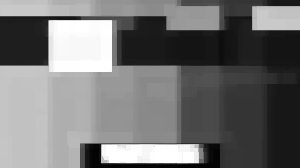
#> input picture miniProjeto2/SAVE/imgDILATADA11.png, 300 x 168 px, given as the content of the folder ../image_origin, which was not available
$ python main2.py
#> lines starting #> are read from the running program, lines starting #| are printed output that depends on the picture; pictures that were not available may be replaced by others from this repository, and a replacement may not be noted
import cv2
import glob
import numpy as np
import sys
import os
from PIL import Image
import time

d = 0
cpt = 0
i = 0
path = r'../SAVE'
#img_dir = "/home/luiz/PycharmProjects/open"

# images = [cv2.imread(file) for file in glob.glob("/home/luiz/PycharmProjects/open/*.png")]
images = [cv2.imread(file) for file in glob.glob('../image_origin/*[.png || .jpg]')]
#> images = 1 item
# aqui colocase o caminho da base de dados salvo na sua maquina

for img in images:
    i = i +1
    gray = cv2.cvtColor(img, cv2.COLOR_BGR2GRAY)
    cv2.imwrite('pic' + str(cpt) + '.png ', gray)

    cpt += 1


    img_erosion = gray.copy()
    img_dilate = gray.copy()
    kernel = np.ones((3, 3), np.uint8)
    #imagem erodida
    erosion = cv2.erode(img_erosion, kernel, iterations=5)
    cv2.imwrite(os.path.join(path, 'imgERODIDA' + str(cpt) + '.png '), erosion)
    #cv2.imshow('Erosion_Image', erosion)

    # Imagem dilatada
    dilation = cv2.dilate(img_dilate, kernel, iterations=5)
    cv2.imwrite(os.path.join(path, 'imgDILATADA' + str(cpt) + '.png '), dilation)
    #cv2.imshow('Erosion_Dilate', dilation)

    # OPERAÇAO P+(F) = DILATE - F
    img_p_DILATE = cv2.subtract(dilation, gray)
    #cv2.imshow('OPERAtionP= DILATE - (f) ', img_p_DILATE)
    #cv2.imwrite('img_p_DILATE' + str(cpt) + '.png ', img_p_DILATE)
    cv2.imwrite(os.path.join(path,'img_p_DILATE' + str(cpt) + '.png '), img_p_DILATE)


    # OPERAÇAO P-(F) = F - EROSION
    img_p_EROSION = cv2.subtract(gray, erosion)
    #cv2.imshow('OPERAtionP= = (f) - EROSION ',  img_p_EROSION)
    cv2.imwrite(os.path.join(path, 'img_p_EROSION' + str(cpt) + '.png '), img_p_EROSION)


    # defining the gradient function
    # over the image and structuring element
    gradient = cv2.morphologyEx(gray, cv2.MORPH_GRADIENT, kernel)
    cv2.imwrite(os.path.join(path, 'img_GRADIENT' + str(cpt) + '.png '), gradient)
    #cv2.imshow('Image_GRADIENT', gradient)
    print("Imagem", +  i)


    cv2.waitKey(0)  # Wait for user interaction
    cv2.destroyAllWindows()
#> this loop made 1 pass
#> (i, cpt, kernel) on pass 1: (1, 1, [[1, 1, 1], [1, 1, 1], [1, 1, 1]])
#| Imagem 1
#> pass 1, `erosion = cv2.erode(img_erosion, kernel, iterations=5)`:
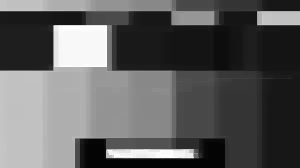
#> erosion: shape (168, 300); min 4, max 255, mean 94.1
#> pass 1, `dilation = cv2.dilate(img_dilate, kernel, iterations=5)`:
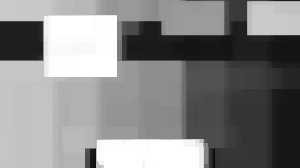
#> dilation: shape (168, 300); min 9, max 255, mean 134.3
#> pass 1, `img_p_DILATE = cv2.subtract(dilation, gray)`:
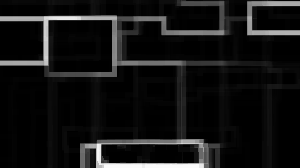
#> img_p_DILATE: shape (168, 300); min 0, max 251, mean 19.3
#> after the loop, cpt = 1; i = 1

$ run again, on miniProjeto2/SAVE/imgERODIDA10.png
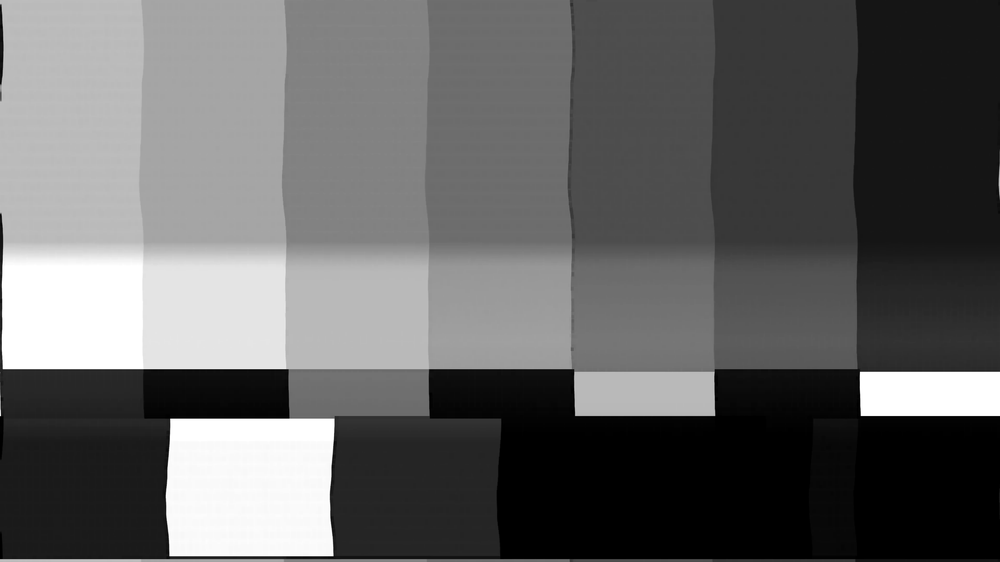
#> input picture miniProjeto2/SAVE/imgERODIDA10.png, 1000 x 562 px, shrunk from 3840 x 2160 before the run, given as the content of the folder ../image_origin, which was not available
#> images = 1 item
#> the loop `for img in images:` made 1 pass
#> (i, cpt, kernel) on pass 1: (1, 1, [[1, 1, 1], [1, 1, 1], [1, 1, 1]])
#> (printed output is left out)
#> pass 1, `dilation = cv2.dilate(img_dilate, kernel, iterations=5)`:
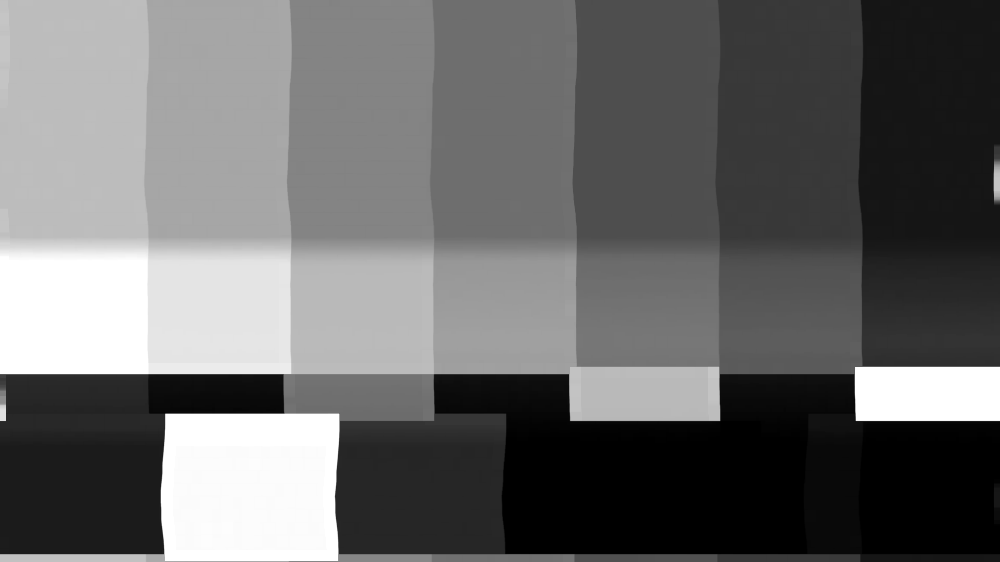
#> dilation: shape (562, 1000); min 0, max 255, mean 106
#> pass 1, `img_p_DILATE = cv2.subtract(dilation, gray)`:
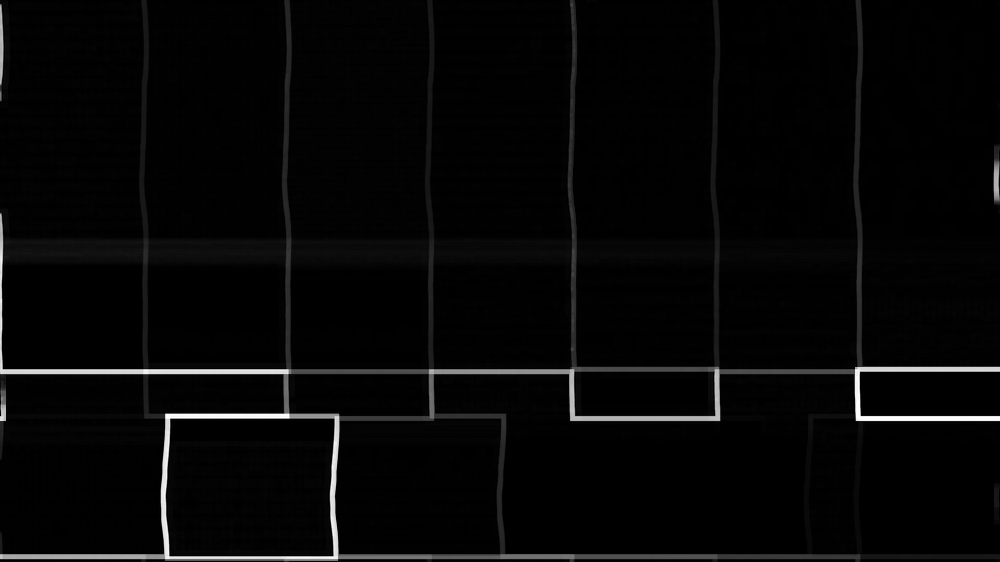
#> img_p_DILATE: shape (562, 1000); min 0, max 255, mean 6.6
#> after the loop `for img in images:`: cpt = 1

$ run again, on miniProjeto2/SAVE/imgERODIDA11.png
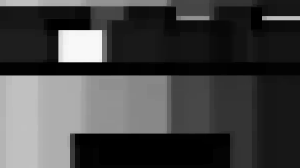
#> input picture miniProjeto2/SAVE/imgERODIDA11.png, 300 x 168 px, given as the content of the folder ../image_origin, which was not available
#> images = 1 item
#> the loop `for img in images:` made 1 pass
#> (i, cpt, kernel) on pass 1: (1, 1, [[1, 1, 1], [1, 1, 1], [1, 1, 1]])
#> (printed output is left out)
#> pass 1, `dilation = cv2.dilate(img_dilate, kernel, iterations=5)`:
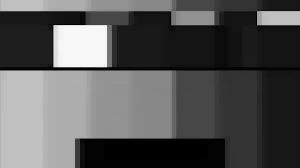
#> dilation: shape (168, 300); min 0, max 248, mean 86.3
#> pass 1, `img_p_DILATE = cv2.subtract(dilation, gray)`:
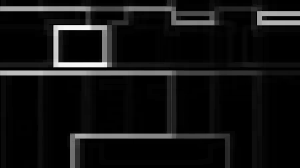
#> img_p_DILATE: shape (168, 300); min 0, max 247, mean 18.1
#> after the loop `for img in images:`: cpt = 1
